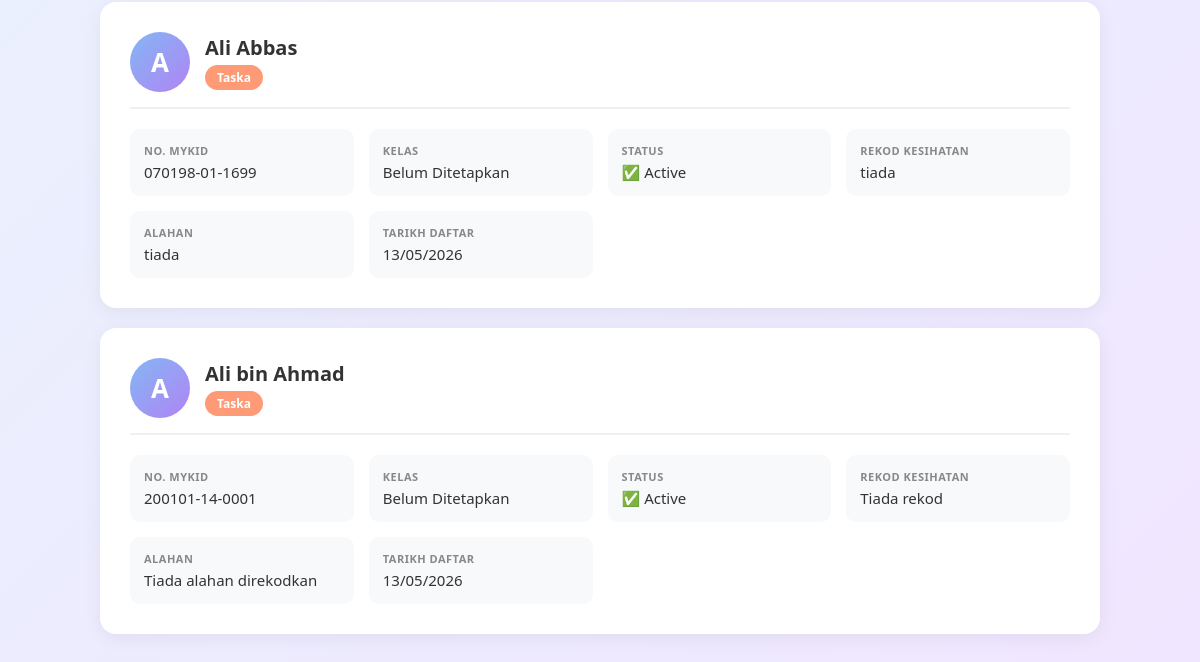
/profil_anak.php (signed in, lower part), run on an earlier commit of the app's database.
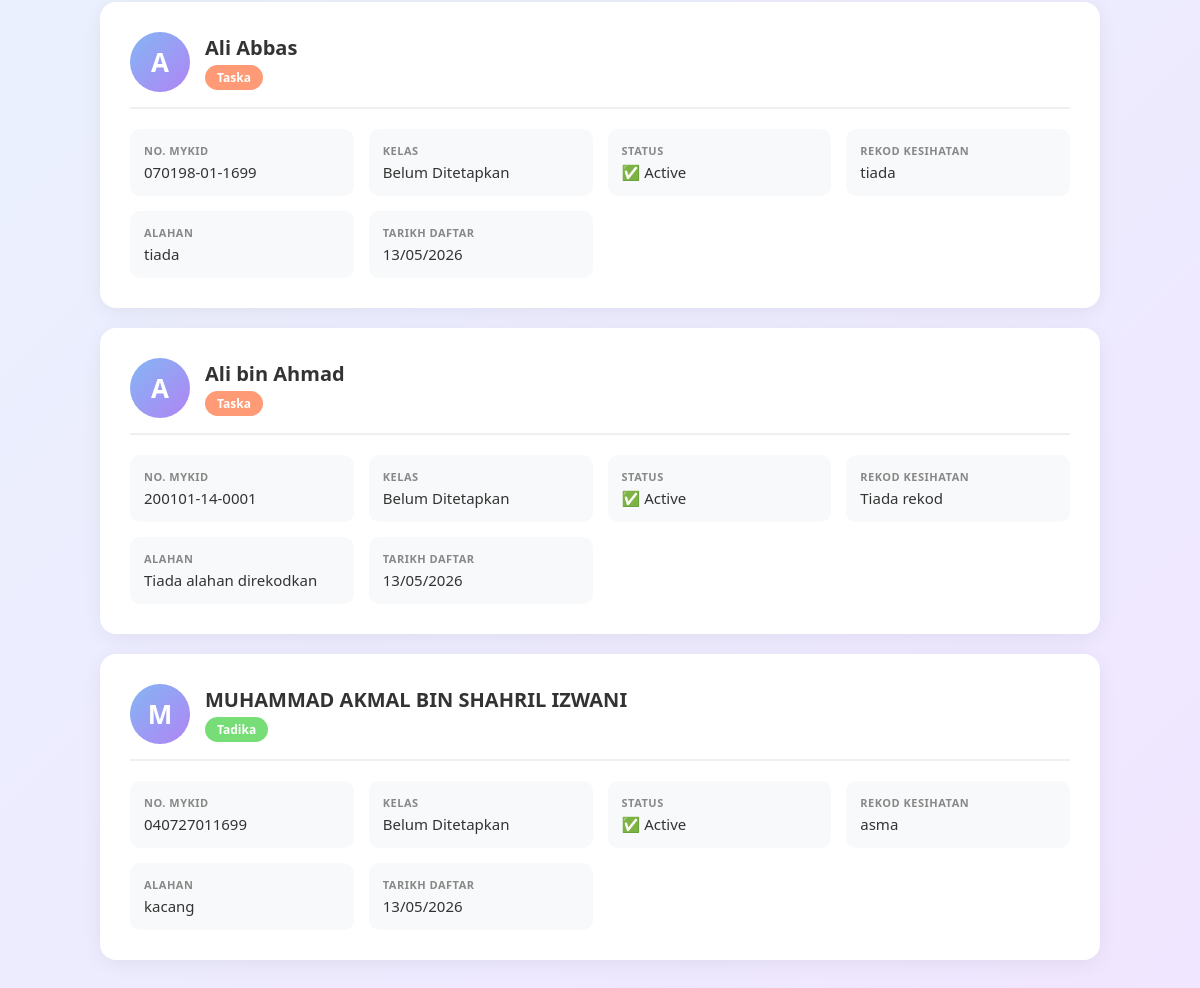
And on a later commit of the database.
### tables this page shows
CREATE TABLE `students` (
  `id` int(11) NOT NULL,
  `parent_id` int(11) NOT NULL,
  `full_name` varchar(100) NOT NULL,
  `mykid_number` varchar(20) NOT NULL,
  `module` enum('Taska','Tadika','KAFA Care') NOT NULL,
  `health_record` text DEFAULT NULL,
  `allergies` text DEFAULT NULL,
  `status` enum('Pending','Active','Graduated','Withdrawn') DEFAULT 'Pending',
  `created_at` timestamp NOT NULL DEFAULT current_timestamp(),
  `parent_name` varchar(100) NOT NULL,
  `parent_ic` varchar(15) NOT NULL,
  `parent_phone` varchar(15) NOT NULL,
  `parent_email` varchar(100) NOT NULL,
  `employer_name` varchar(100) NOT NULL,
  `employer_address` text NOT NULL,
  `address` text NOT NULL,
  `postcode` varchar(10) NOT NULL,
  `state` varchar(50) NOT NULL
);

### profil_anak.php (the view, shortened to what this page needs)
<?php
require 'db.php';
$user_id = (int)$_SESSION['user_id'];
$sql_parent = "SELECT id FROM parents WHERE user_id = $user_id LIMIT 1";
$res_parent = $conn->query($sql_parent);
$parent = $res_parent->fetch_assoc();
$parent_id = (int)$parent['id'];
$sql_children = "SELECT s.*,
                 (SELECT c.class_name FROM student_classes sc
                  INNER JOIN classes c ON sc.class_id = c.id
                  WHERE sc.student_id = s.id LIMIT 1) AS class_name
                 FROM students s
                 WHERE s.parent_id = $parent_id AND s.status = 'Active'
                 ORDER BY s.full_name ASC";
$result = $conn->query($sql_children);
?>
<!DOCTYPE html>
<html lang="ms">
<head>
</head>
<body>
    <div class="container">
        <?php if ($result && $result->num_rows > 0): ?>
            <?php while ($child = $result->fetch_assoc()): ?>
                <?php
                    $module_class = 'module-taska';
                    if ($child['module'] == 'Tadika') $module_class = 'module-tadika';
                    $initial = strtoupper(substr($child['full_name'], 0, 1));
                ?>
                <div class="child-card">
                    <div class="child-header">
                        <div class="child-avatar"><?php echo $initial; ?></div>
                        <div>
                            <div class="child-name"><?php echo htmlspecialchars($child['full_name']); ?></div>
                            <span class="child-module <?php echo $module_class; ?>"><?php echo htmlspecialchars($child['module']); ?></span>
                        </div>
                    </div>
                    <div class="info-grid">
                        <div class="info-item">
                            <div class="info-label">No. MyKid</div>
                            <div class="info-value"><?php echo htmlspecialchars($child['mykid_number']); ?></div>
                        </div>
                        <div class="info-item">
                            <div class="info-label">Kelas</div>
                            <div class="info-value"><?php echo htmlspecialchars($child['class_name'] ?? 'Belum Ditetapkan'); ?></div>
                        </div>
                        <div class="info-item">
                            <div class="info-label">Status</div>
                            <div class="info-value">✅ <?php echo htmlspecialchars($child['status']); ?></div>
                        </div>
                        <div class="info-item">
                            <div class="info-label">Rekod Kesihatan</div>
                            <div class="info-value"><?php echo htmlspecialchars($child['health_record'] ?? 'Tiada rekod'); ?></div>
                        </div>
                        <div class="info-item">
                            <div class="info-label">Alahan</div>
                            <div class="info-value"><?php echo htmlspecialchars($child['allergies'] ?? 'Tiada alahan direkodkan'); ?></div>
                        </div>
                        <div class="info-item">
                            <div class="info-label">Tarikh Daftar</div>
                            <div class="info-value"><?php echo date('d/m/Y', strtotime($child['created_at'])); ?></div>
                        </div>
                    </div>
                </div>
            <?php endwhile; ?>
        <?php endif; ?>
    </div>
</body>
</html>

What changed in the data, as far as the page shows it:
added students: full_name "M", full_name "MUHAMMAD AKMAL BIN SHAHRIL IZWANI", module "Tadika", mykid_number "040727011699", class_name "Belum Ditetapkan", status "Active", health_record "asma", allergies "kacang", created_at "13/05/2026"
